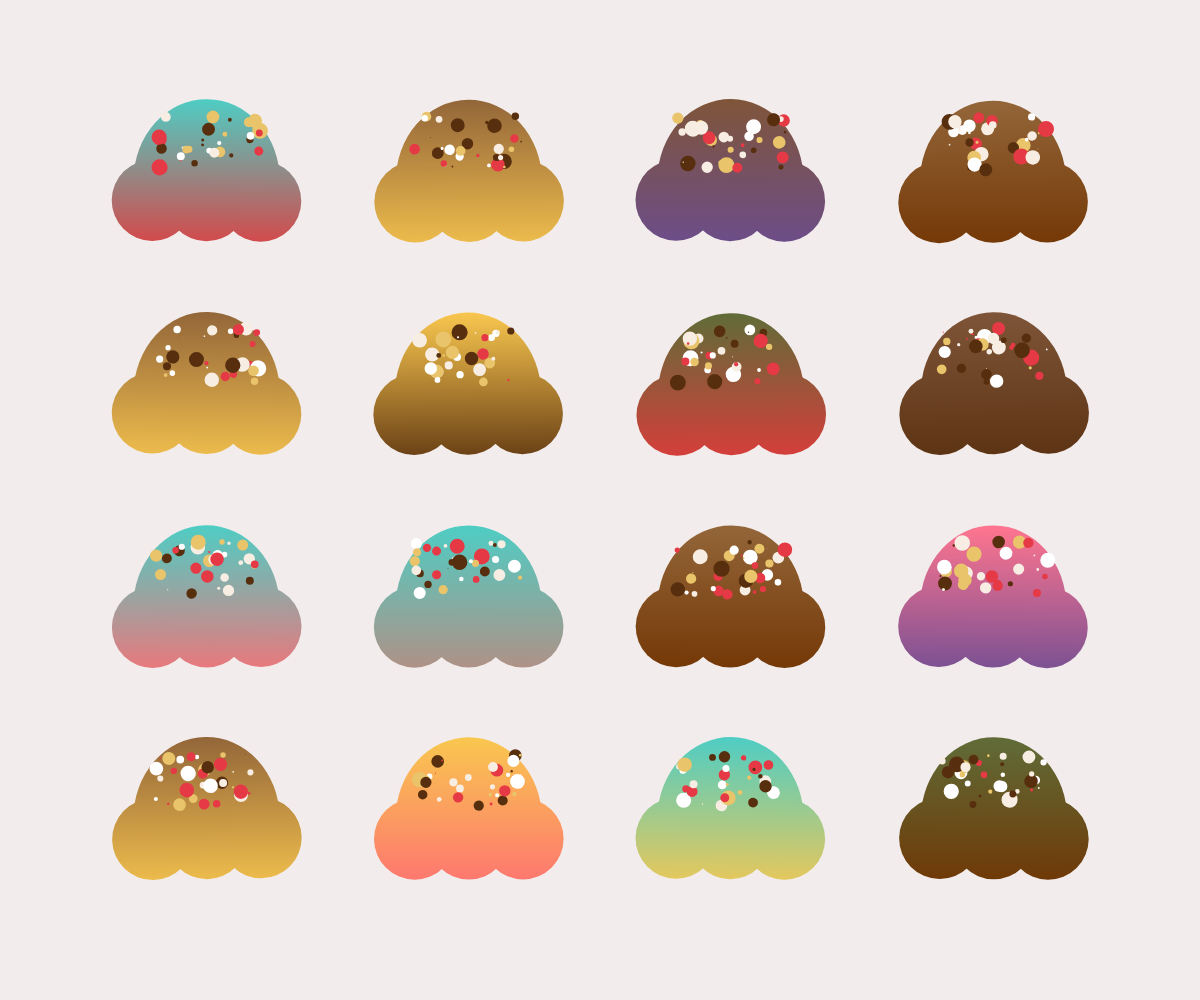
Frame 1 (no input)
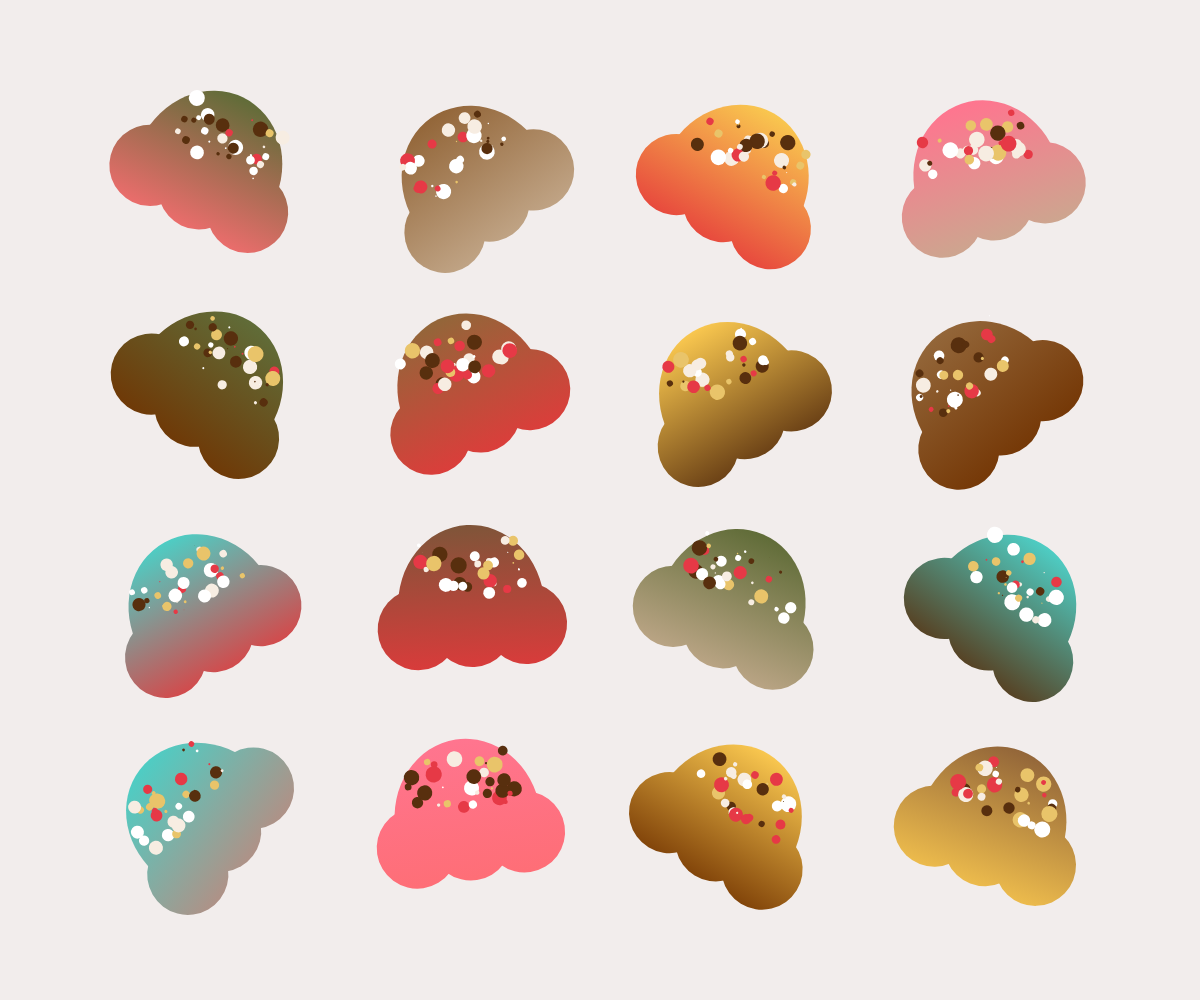
Frame 60 (no input)
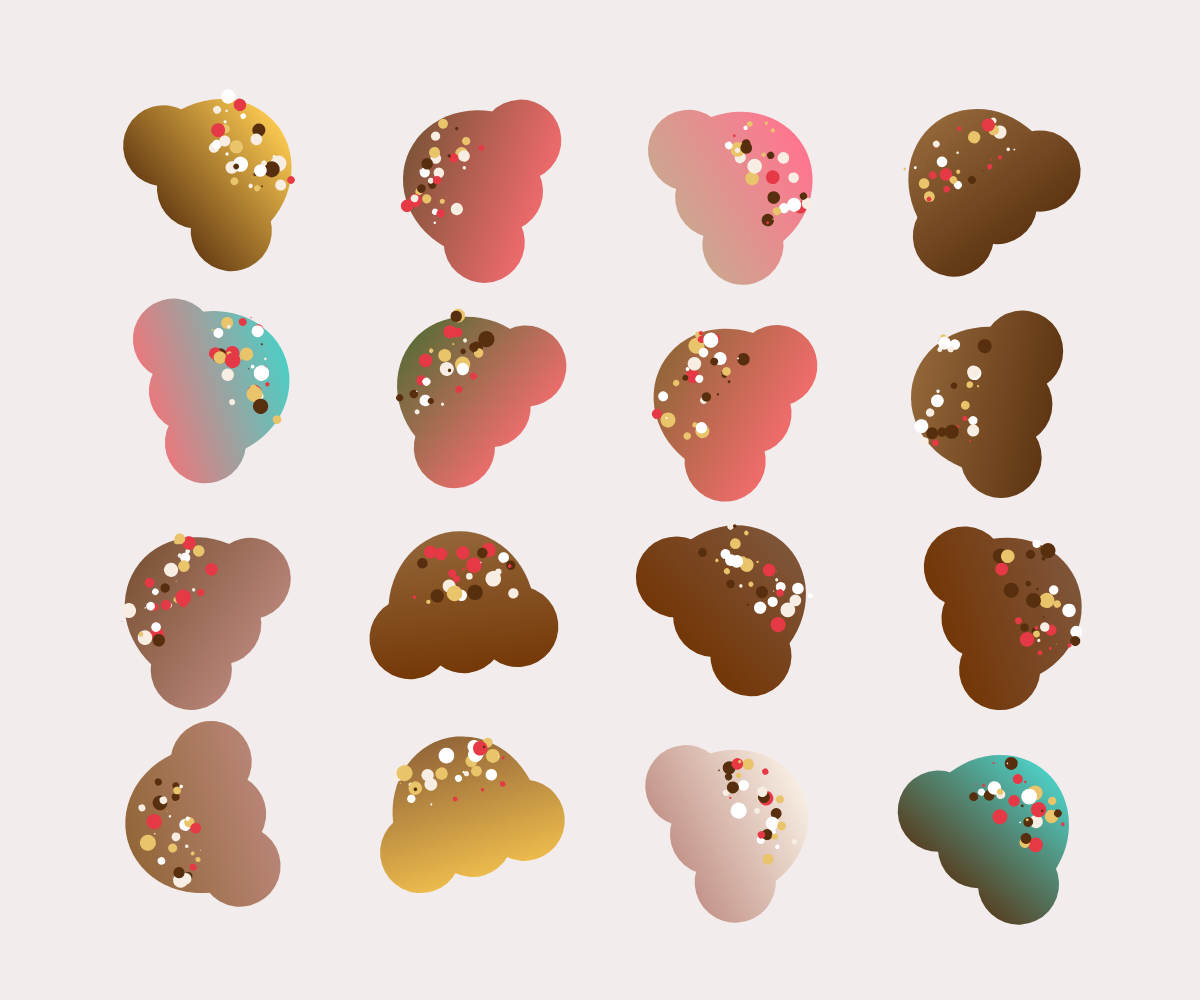
Frame 120 (the mouse pressed at the canvas centre since frame 60)

The p5.js sketch that drew these frames (run headless with seeded random() and noise() and a simulated clock; from frame 60 on, the mouse is pressed at the canvas centre):

// p5.js sketch
// ── sketch.js
let gradationpallet1 = ["#7f5539","#606c38","#ff758f","#f7ede2","#936639","#4ecdc4","#f9c74f"];
let gradationpallet2 = ["#582f0e","#c6ac8f","#fe6d73", "#713200","#bd897e", "#f9c74f","#6a4c93","#e5383b"];
let topping = ["#e9c46a", "#e63946", "#f7ede2", "#ffffff", "#582f0e"];
let bg = ["#F2EDEC"];

class MovingShape {
  constructor(x, y, size) {
    this.x = x;
    this.y = y;
    this.size = size;
    this.rotationSpeed = random(-1, 1); // 隨機旋轉速度
  }

  move() {
    this.x += random(-1, 1); // 隨機沿 x 軸移動
    this.y += random(-1, 1); // 隨機沿 y 軸移動
  }

  drawShape() {
    push();
    translate(this.x, this.y);
    rotate(frameCount * this.rotationSpeed); // 根據 frameCount 和旋轉速度旋轉

    let gradient = drawingContext.createLinearGradient(0, -this.size / 2, 0, this.size / 2);
    gradient.addColorStop(0, random(gradationpallet1));
    gradient.addColorStop(1, random(gradationpallet2));
    noStroke();
    drawingContext.fillStyle = gradient;
    arc(0, 0, this.size * 0.9, this.size, 180, 360);
    circle(0, this.size / 8, this.size / 2);
    circle(this.size / 3, this.size / 8, this.size / 2);
    circle(-this.size / 3, this.size / 8, this.size / 2);

    for (let n = 0; n < this.size / 5; n++) {
      fill(random(topping));
      circle(random(-this.size / 3, this.size / 3), random(-this.size / 14, -this.size / 2.5), random(this.size / 10));
    }
    pop();
  }
}

let shapes = [];

function setup() {
  createCanvas(windowWidth, windowHeight);
  angleMode(DEGREES);
  background(bg);

  let cells = 4;
  let offset = height / 10;
  let margin = offset / 2;
  let w = (width - offset * 2 - margin * (cells - 1)) / cells;
  let h = (height - offset * 2 - margin * (cells - 1)) / cells;

  for (let j = 0; j < cells; j++) {
    for (let i = 0; i < cells; i++) {
      let x = offset + i * (w + margin);
      let y = offset + j * (h + margin);

      let cx = x + w / 2;
      let cy = y + h / 2;
      let d = h;

      shapes.push(new MovingShape(cx, cy, d));
    }
  }
}

function draw() {
  background(bg);
  for (let shape of shapes) {
    shape.move();
    shape.drawShape();
  }
}
